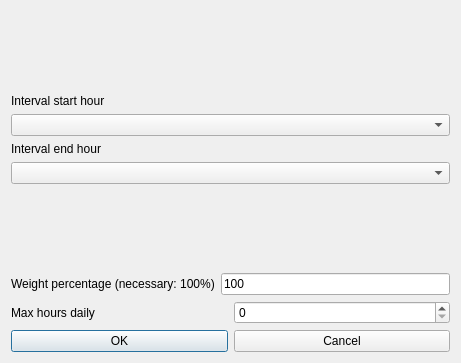
<?xml version="1.0" encoding="UTF-8"?>
<ui version="4.0">
 <class>ModifyConstraintStudentsMaxHoursDailyInIntervalForm_template</class>
 <widget class="QDialog" name="ModifyConstraintStudentsMaxHoursDailyInIntervalForm_template">
  <property name="geometry">
   <rect>
    <x>0</x>
    <y>0</y>
    <width>461</width>
    <height>363</height>
   </rect>
  </property>
  <property name="windowTitle">
   <string extracomment="This is the title of the dialog to modify a constraint of this type">Modify students max hours daily in interval</string>
  </property>
  <layout class="QGridLayout" name="gridLayout">
   <item row="2" column="0">
    <layout class="QVBoxLayout" name="verticalLayout_2">
     <item>
      <widget class="QLabel" name="endTextLabel">
       <property name="frameShape">
        <enum>QFrame::NoFrame</enum>
       </property>
       <property name="frameShadow">
        <enum>QFrame::Plain</enum>
       </property>
       <property name="text">
        <string>Interval end hour</string>
       </property>
       <property name="wordWrap">
        <bool>false</bool>
       </property>
      </widget>
     </item>
     <item>
      <widget class="QComboBox" name="endHourComboBox">
       <property name="editable">
        <bool>false</bool>
       </property>
       <property name="insertPolicy">
        <enum>QComboBox::NoInsert</enum>
       </property>
       <property name="duplicatesEnabled">
        <bool>false</bool>
       </property>
      </widget>
     </item>
    </layout>
   </item>
   <item row="4" column="0">
    <layout class="QHBoxLayout">
     <item>
      <widget class="QLabel" name="weightTextLabel">
       <property name="frameShape">
        <enum>QFrame::NoFrame</enum>
       </property>
       <property name="frameShadow">
        <enum>QFrame::Plain</enum>
       </property>
       <property name="text">
        <string>Weight percentage (necessary: 100%)</string>
       </property>
       <property name="wordWrap">
        <bool>false</bool>
       </property>
      </widget>
     </item>
     <item>
      <widget class="QLineEdit" name="weightLineEdit">
       <property name="text">
        <string notr="true">100</string>
       </property>
      </widget>
     </item>
    </layout>
   </item>
   <item row="0" column="0">
    <spacer name="spacer2">
     <property name="orientation">
      <enum>Qt::Vertical</enum>
     </property>
     <property name="sizeType">
      <enum>QSizePolicy::Expanding</enum>
     </property>
     <property name="sizeHint" stdset="0">
      <size>
       <width>20</width>
       <height>41</height>
      </size>
     </property>
    </spacer>
   </item>
   <item row="5" column="0">
    <layout class="QHBoxLayout">
     <item>
      <widget class="QLabel" name="textLabel">
       <property name="text">
        <string>Max hours daily</string>
       </property>
       <property name="wordWrap">
        <bool>false</bool>
       </property>
      </widget>
     </item>
     <item>
      <widget class="QSpinBox" name="maxHoursSpinBox"/>
     </item>
    </layout>
   </item>
   <item row="6" column="0">
    <layout class="QHBoxLayout">
     <item>
      <widget class="QPushButton" name="okPushButton">
       <property name="text">
        <string>OK</string>
       </property>
      </widget>
     </item>
     <item>
      <widget class="QPushButton" name="cancelPushButton">
       <property name="text">
        <string>Cancel</string>
       </property>
      </widget>
     </item>
    </layout>
   </item>
   <item row="3" column="0">
    <spacer name="verticalSpacer">
     <property name="orientation">
      <enum>Qt::Vertical</enum>
     </property>
     <property name="sizeHint" stdset="0">
      <size>
       <width>278</width>
       <height>6</height>
      </size>
     </property>
    </spacer>
   </item>
   <item row="1" column="0">
    <layout class="QVBoxLayout" name="verticalLayout">
     <item>
      <widget class="QLabel" name="startTextLabel">
       <property name="frameShape">
        <enum>QFrame::NoFrame</enum>
       </property>
       <property name="frameShadow">
        <enum>QFrame::Plain</enum>
       </property>
       <property name="text">
        <string>Interval start hour</string>
       </property>
       <property name="wordWrap">
        <bool>false</bool>
       </property>
      </widget>
     </item>
     <item>
      <widget class="QComboBox" name="startHourComboBox">
       <property name="editable">
        <bool>false</bool>
       </property>
       <property name="insertPolicy">
        <enum>QComboBox::NoInsert</enum>
       </property>
       <property name="duplicatesEnabled">
        <bool>false</bool>
       </property>
      </widget>
     </item>
    </layout>
   </item>
  </layout>
 </widget>
 <layoutdefault spacing="6" margin="11"/>
 <resources/>
 <connections/>
</ui>
